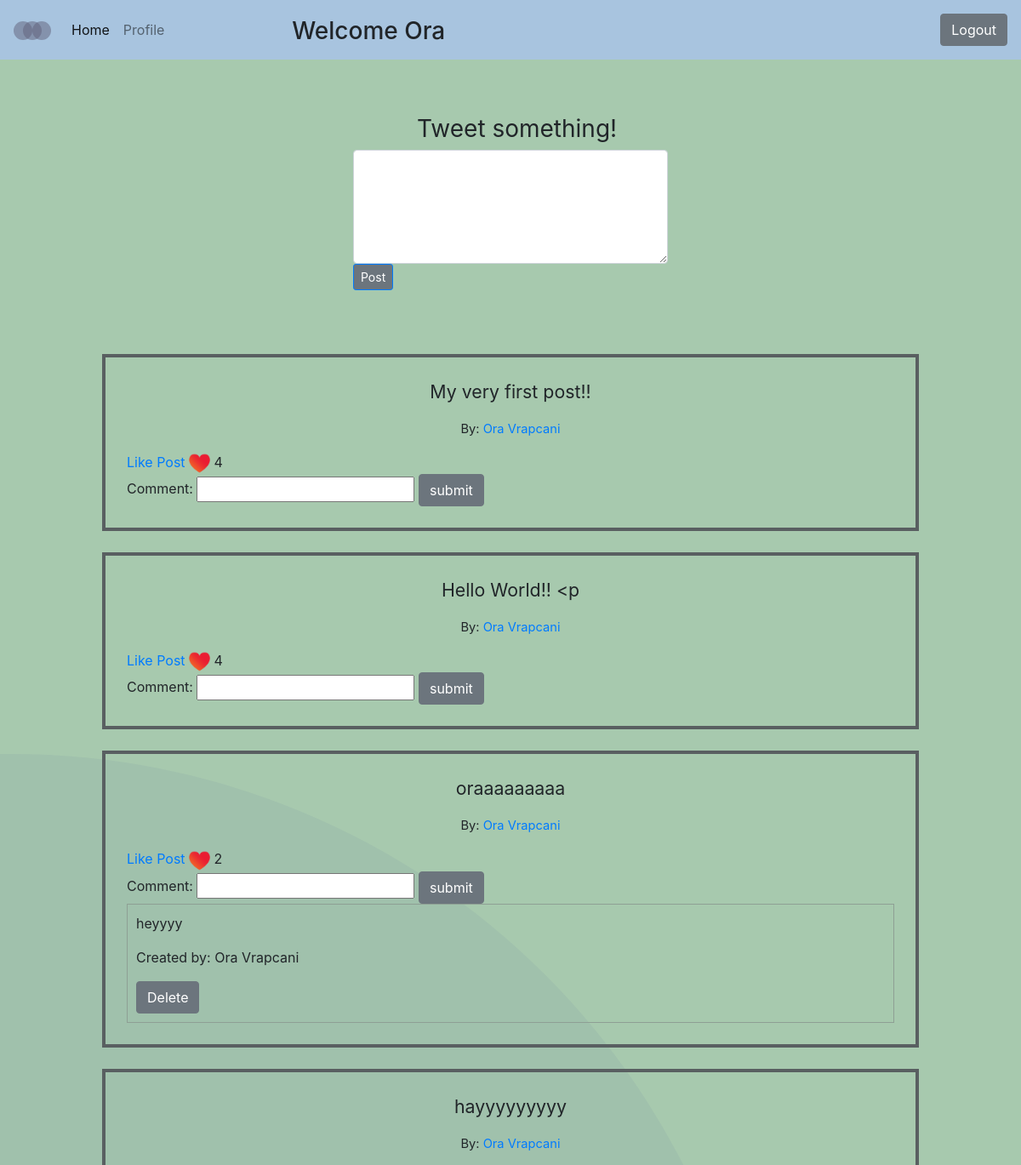
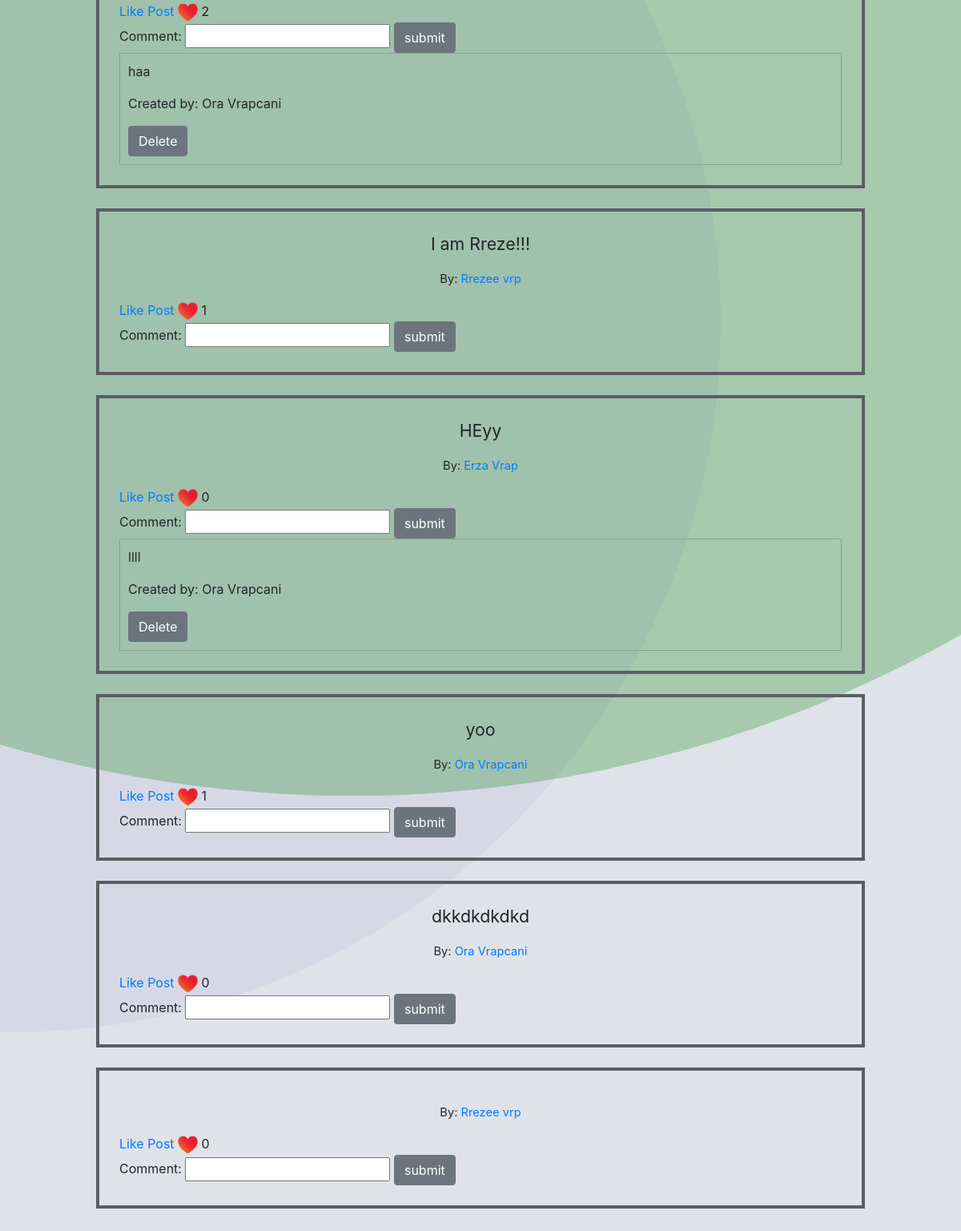
The page /success (signed in) on the database its author committed (2 pictures, top to bottom).
### daily_tweet/models.py (models this page shows)
class User(models.Model):
    first_name = models.CharField(max_length=255)
    last_name = models.CharField(max_length=255)
    email = models.CharField(max_length=255)
    password = models.CharField(max_length=255)
    created_at = models.DateTimeField(auto_now_add=True)
    updated_at = models.DateTimeField(auto_now=True)
    objects = UserManager()

class Wall_Message(models.Model):
    message = models.CharField(max_length=255)
    poster = models.ForeignKey(User, related_name='user_messages', on_delete=models.CASCADE)
    user_likes = models.ManyToManyField(User, related_name='liked_posts')

class Comment(models.Model):
    comment = models.CharField(max_length=255)
    poster = models.ForeignKey(User, related_name='user_comments', on_delete=models.CASCADE)
    wall_message = models.ForeignKey(Wall_Message, related_name="post_comments", on_delete=models.CASCADE)

### daily_tweet/views.py (the view)
# urls.py: path('success', views.success),
def success(request):
    context = {
        'logged': User.objects.get(id=request.session['userid']),
        'wall_messages': Wall_Message.objects.all()
    }
    return render(request, 'success.html', context)

### daily_tweet/templates/success.html (shortened to what this page needs)
<!DOCTYPE html>
<html lang="en">
<head>
  <link rel="stylesheet" href="https://stackpath.bootstrapcdn.com/bootstrap/4.1.3/css/bootstrap.min.css"
>
  {% load static %}
  <link rel="stylesheet" href="{% static 'style3.css' %}" />
</head>
<body>
  <nav class="navbar navbar-expand-lg navbar-light bg-light">
    <a class="navbar-brand" href="#"><img src="{% static 'img/logo.svg' %}"></a>
    <div class="collapse navbar-collapse" id="navbarTogglerDemo02">
      <ul class="navbar-nav mr-auto mt-2 mt-lg-0">
        <li class="nav-item active">
          <a class="nav-link" href="#">Home <span class="sr-only">(current)</span></a>
        </li>
        <li class="nav-item">
          <a class="nav-link" href="/user_profile/{{logged.id}}">Profile</a>
        </li>
      </ul>
      <h3 class="name">Welcome {{logged.first_name}}</h3>
      <button type="button" class="btn btn-secondary"><a href="/log_out">Logout</a></button>
    </div>
  </nav>
  <div class="container my-4">
    <div class="tweet">
      <h3>Tweet something!</h3>
      <form action="/process_message" method=POST>
        <textarea name="mess" cols="10" rows="5" class="form-control w-50"></textarea>
        <button type="submit" value="Post" class="btn btn-sm btn-primary">Post</button>
      </form>
    </div>
    <div id='posts'>
      {% for post in wall_messages %}
      <div class='one_post'>
        <p class='post'>{{post.message}}</p>
        <p class='poster'>By: <a href="/user_profile/{{post.poster.id}}">{{post.poster.first_name}}
            {{post.poster.last_name}}</a></p>
        <a href="/like/{{post.id}}">Like Post
          <img src="{% static 'img/unnamed.png' %}"></a>
        {{ post.user_likes.count }}
        <form action="/add_comment/{{post.id}}" method=POST>
          Comment: <input type="text" name='comment'>
          <input class="btn btn-secondary" type="submit" value='submit'>
        </form>
        {% for comment in post.post_comments.all %}
        <div class="kom">
          <p>{{comment.comment}}</p>
          <p>Created by: {{comment.poster.first_name}} {{comment.poster.last_name}}</p>
          <button type="button" class="btn btn-secondary"><a href="/delete/{{comment.id}}">Delete</a></button>
        </div>
        {% endfor %}
      </div>
      {% endfor %}
    </div>
    <img class="big-circle" src="{% static 'img/big-eclipse.svg' %}">
  </div>
</body>
</html>

### daily_tweet/static/style3.css (style rules this page uses)
body { background-color: #dfe2e9; }
#posts { padding: 25px; margin: 25px; }
.one_post { border: 4px solid #595f61; padding: 25px; margin: 25px; min-height: 100px; }
.post { font-size: 16pt; text-align: center; }
.poster { font-size: 11pt; text-align: center; }
.name { margin-right: 582px; margin-top: 12px; }
.btn-secondary a { color: white; }
.bg-light { background-color: #a8c4df!important; }
.tweet { margin-left: 370px; margin-top: 65px; }
.tweet h3 { margin-left: 75px; font-weight: 400; }
.btn-sm { background-color: #6c757d; }
.big-circle { position: absolute; top: 0px; right: 0px; z-index: -1; opacity: 0.5; height: 80%; }
.kom { border: 1px solid #8e9f94; padding: 10px; }
.one_post img { width: 25px; }

### rows shown on the page
User: first_name "Ora"
Wall_Message: message "My very first post!!", poster.first_name "Ora", poster.last_name "Vrapcani", user_likes.count "4"
Wall_Message: message "Hello World!! <p", poster.first_name "Ora", poster.last_name "Vrapcani", user_likes.count "4"
Wall_Message: message "oraaaaaaaaa", poster.first_name "Ora", poster.last_name "Vrapcani", user_likes.count "2"
Comment: comment "heyyyy", poster.first_name "Ora", poster.last_name "Vrapcani"
Wall_Message: message "hayyyyyyyyy", poster.first_name "Ora", poster.last_name "Vrapcani", user_likes.count "2"
Comment: comment "haa", poster.first_name "Ora", poster.last_name "Vrapcani"
Wall_Message: message "I am Rreze!!!", poster.first_name "Rrezee", poster.last_name "vrp", user_likes.count "1"
Wall_Message: message "HEyy", poster.first_name "Erza", poster.last_name "Vrap", user_likes.count "0"
Comment: comment "llll", poster.first_name "Ora", poster.last_name "Vrapcani"
Wall_Message: message "yoo", poster.first_name "Ora", poster.last_name "Vrapcani", user_likes.count "1"
Wall_Message: message "dkkdkdkdkd", poster.first_name "Ora", poster.last_name "Vrapcani", user_likes.count "0"
Wall_Message: poster.first_name "Rrezee", poster.last_name "vrp", user_likes.count "0"
